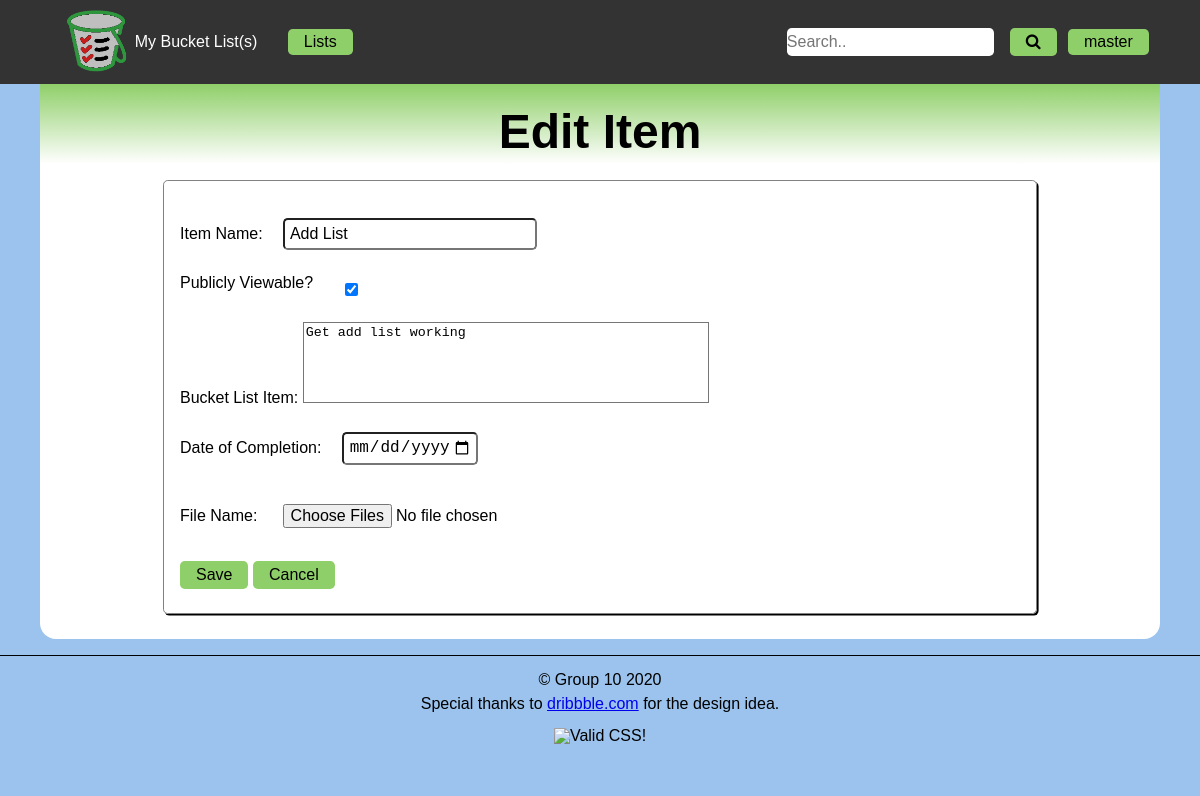
The app's page /edit_item.php?item=9 (signed in), older data.
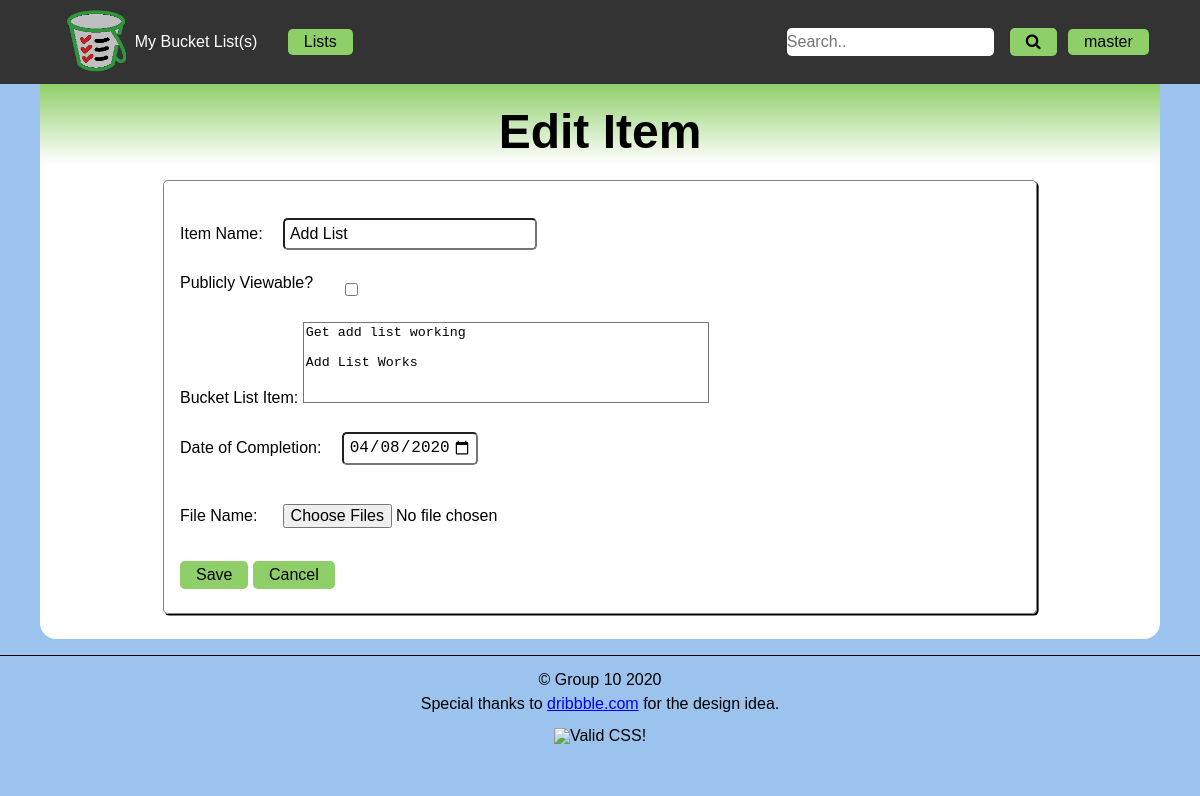
The same page, newer data.
### tables this page shows
CREATE TABLE IF NOT EXISTS `g10_listitems` (
  `id` int(11) NOT NULL AUTO_INCREMENT,
  `fk_listid` int(11) NOT NULL,
  `name` varchar(50) NOT NULL,
  `description` varchar(280) DEFAULT NULL,
  `picpath` varchar(255) DEFAULT NULL,
  `completion` date DEFAULT NULL,
  `private` tinyint(1) NOT NULL DEFAULT '1',
  PRIMARY KEY (`id`),
  KEY `g10_listid_2_fklistid` (`fk_listid`)
);

### edit_item.php (the view, shortened to what this page needs)
<?php
    $itemid = $_GET['item'];
    $pdo = connectDB();
    $query = "SELECT * FROM `g10_listitems` WHERE id = ?";
    $stmt = $pdo->prepare($query);
    $stmt->execute([$itemid]);
    $result = $stmt->fetch();
?>
<!DOCTYPE html>
<html lang="en">
    <head>
        <?php
            include 'includes/meta.php';
        ?>
    </head>
    <body>
        <header>
            <?php include 'includes/nav.php' ?>
        </header>
        <main>
            <header>
                <h1>Edit Item</h1>
            </header>
            <form id="edit-item" action="<?= $_SERVER['PHP_SELF'] ?>?item=<?=$itemid?>" method="post" enctype="multipart/form-data">
                <div>
                    <label for="itemname">Item Name:</label>
                    <input type="text" id="itemname" name="itemname" value= "<?= $result['name']?>" required/>
                </div>
                <div>
                    <label for="viewable">Publicly Viewable?</label>
                    <input id="viewable" type="checkbox" name="viewable"
                        <?php if($result['private'] == 0): ?>
                        checked>
                    <?php else: ?>
                        >
                    <?php endif ?>
                </div>
                <div>
                    <label for="description">Bucket List Item:</label>
                    <textarea id="description" name="description" rows="5"><?= $result['description']?></textarea>
                </div>
                <div>
                    <label for="complete">Date of Completion:</label>
                    <input id="complete" type="date" name="complete" min="1900-01-01" value= "<?= $result['completion']?>">
                </div>
                <div>
                    <label for="file">File Name:</label>
                    <input type="file" name="my_file[]" id="file" multiple/>
                </div>
                <button type="submit" name="save">Save</button>
                <button type="button" name="Cancel">Cancel</button>
            </form>
        </main>
        <?php include 'includes/footer.php' ?>
    </body>
</html>

Row changes from the older to the newer data that the page shows:
changed g10_listitems "Add List": private "☑" → "☐"; description "Get add list working" → "Get add list working Add List Works"; complete (not shown) → "04/08/2020"
